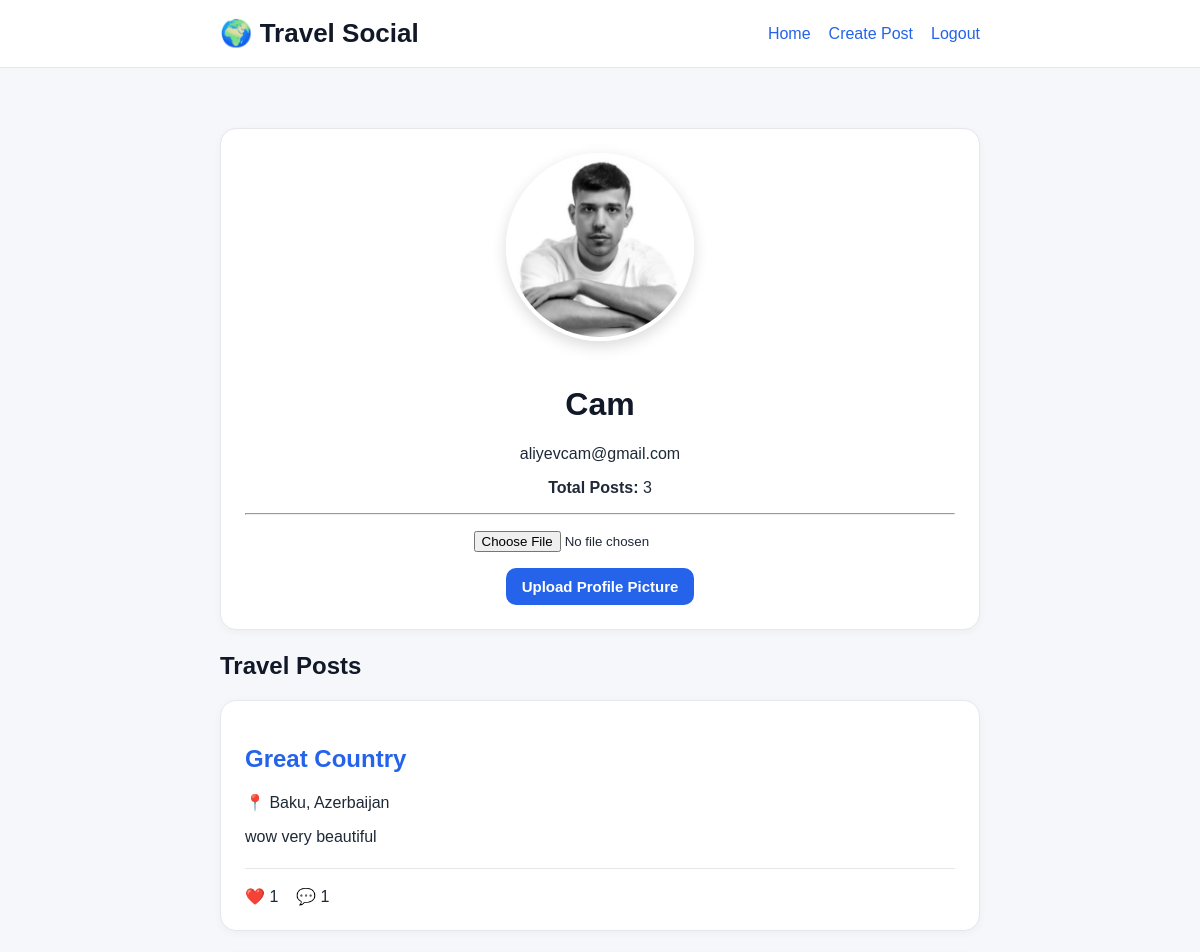
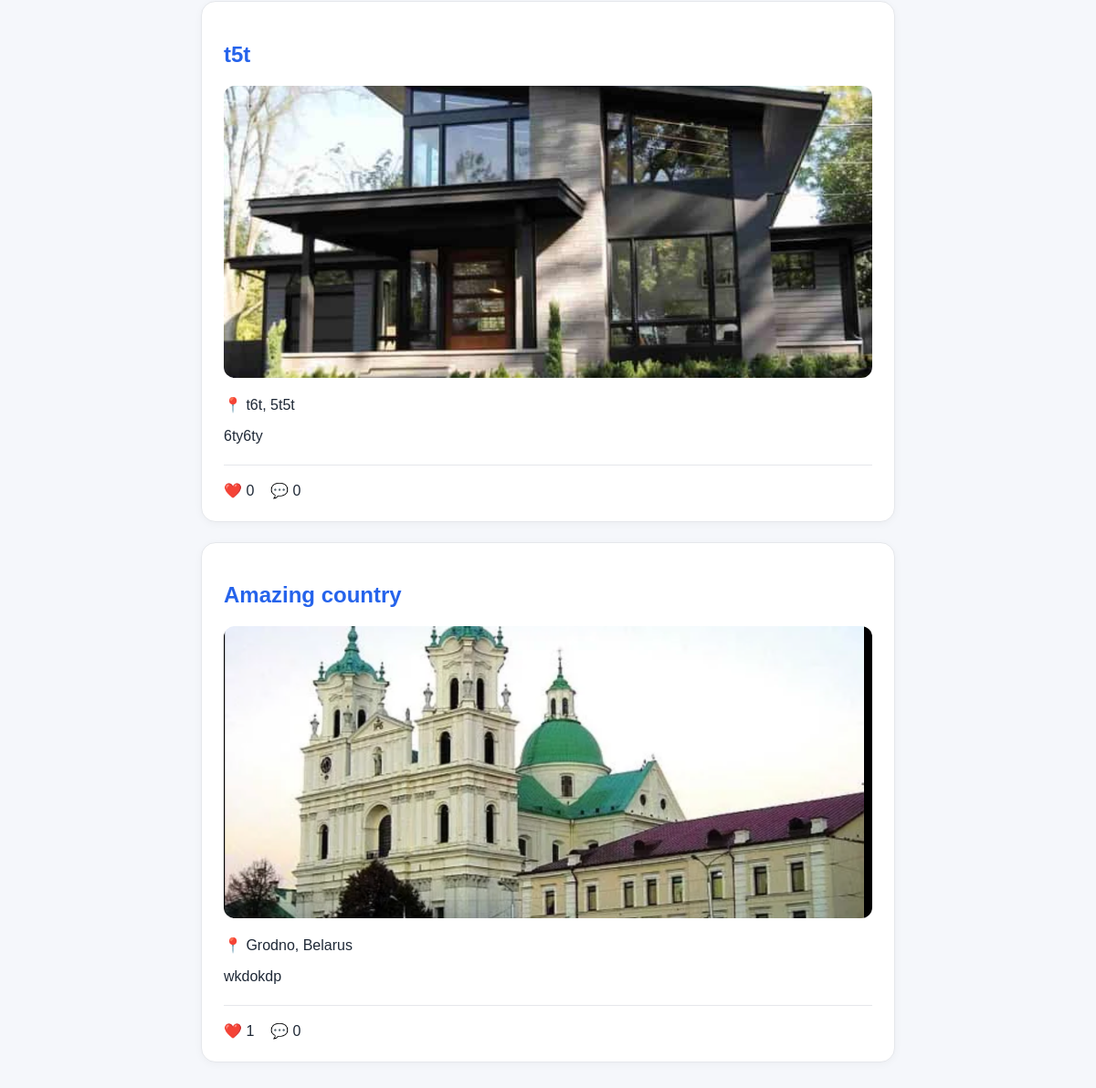
Page /profile/Cam (signed in) on the committed database (2 pictures, top to bottom).
### models.py (models this page shows, shortened)
class User(db.Model, UserMixin):
    id = db.Column(db.Integer, primary_key=True)
    username = db.Column(db.String(80), unique=True, nullable=False, index=True)
    email = db.Column(db.String(120), unique=True, nullable=False, index=True)
    password_hash = db.Column(db.String(200), nullable=False)
    profile_image = db.Column(db.String(255), nullable=True)
    posts = db.relationship('TravelPost', backref='author', lazy=True)
    comments = db.relationship('Comment', backref='author', lazy=True)
    likes = db.relationship('Like', backref='user', lazy=True)

class TravelPost(db.Model):
    id = db.Column(db.Integer, primary_key=True)
    title = db.Column(db.String(100), nullable=False)
    description = db.Column(db.Text, nullable=False)
    country = db.Column(db.String(50), nullable=False)
    city = db.Column(db.String(50), nullable=False)
    created_at = db.Column(db.DateTime, nullable=False, default=datetime.utcnow)
    user_id = db.Column(db.Integer, db.ForeignKey('user.id'), nullable=False)
    image_filename = db.Column(db.String(255), nullable=True)
    comments = db.relationship('Comment', backref='post', lazy=True, cascade="all, delete-orphan")
    likes = db.relationship('Like', backref='post', lazy=True, cascade="all, delete-orphan")

### routes.py (the view)
@app.route("/profile/<username>")
@login_required
def profile(username):
    user = User.query.filter_by(username=username).first_or_404()
    posts = user.posts
    form = ProfileImageForm()
    return render_template(
        "profile.html",
        user=user,
        posts=posts,
        form=form
    )

### forms.py
class ProfileImageForm(FlaskForm):
    image = FileField(
        "Profile Image",
        validators=[
            FileAllowed(["jpg", "jpeg", "png"], "Only image files are allowed."),
        ]
    )
    submit = SubmitField("Upload")

### models.py (called while the page is built)
@login_manager.user_loader
def load_user(user_id):
    return db.session.get(User, int(user_id))

### templates/profile.html (shortened to what this page needs)
<!DOCTYPE html>
<html lang="en">
<head>
    <link rel="stylesheet"
          href="{{ url_for('static', filename='style.css') }}">
</head>
<body>
<header class="site-header">
    <div class="site-header-inner">
        <div class="logo">
            🌍 Travel Social
        </div>
        <div class="nav-links">
            <a href="{{ url_for('home') }}">
                Home
            </a>
            <a href="{{ url_for('create_post') }}">
                Create Post
            </a>
            <a href="{{ url_for('logout') }}">
                Logout
            </a>
        </div>
    </div>
</header>
<div class="container">
    <div class="post-card" style="text-align:center;">
        {% if user.profile_image %}
            <img
                src="{{ url_for('static', filename='uploads/' + user.profile_image) }}"
                class="profile-image"
                alt="Profile Image">
        {% else %}
            <img
                src="{{ url_for('static', filename='default_profile.png') }}"
                class="profile-image"
                alt="Default Profile">
        {% endif %}
        <h1>{{ user.username }}</h1>
        <p>{{ user.email }}</p>
        <p>
            <strong>Total Posts:</strong>
            {{ posts|length }}
        </p>
        {% if current_user.id == user.id %}
        <hr>
        <form
            action="{{ url_for('upload_profile_image') }}"
            method="POST"
            enctype="multipart/form-data">
            <p>
                {{ form.image() }}
            </p>
            <button
                class="primary-button"
                type="submit">
                Upload Profile Picture
            </button>
        </form>
        {% endif %}
    </div>
    <h2>Travel Posts</h2>
    {% if posts %}
        {% for post in posts %}
        <div class="post-card">
            <h2>
                <a href="{{ url_for('post_detail', post_id=post.id) }}">
                    {{ post.title }}
                </a>
            </h2>
            {% if post.image_filename %}
                <img
                    src="{{ url_for('static', filename='uploads/' + post.image_filename) }}"
                    class="post-image"
                    alt="{{ post.title }}">
            {% endif %}
            <p>
                📍 {{ post.city }}, {{ post.country }}
            </p>
            <p>
                {{ post.description }}
            </p>
            <div class="post-actions">
                ❤️ {{ post.likes|length }}
                &nbsp;&nbsp;
                💬 {{ post.comments|length }}
            </div>
        </div>
        {% endfor %}
    {% else %}
        <div class="post-card">
            No travel posts yet.
        </div>
    {% endif %}
</div>
</body>
</html>

### static/style.css (style rules this page uses)
body { font-family: Arial, Helvetica, sans-serif; background: #f5f7fb; margin: 0; color: #1f2937; }
.container { width: 92%; max-width: 760px; margin: 0 auto; padding: 30px 0 60px; }
h1, h2, h3 { color: #111827; }
a { color: #2563eb; text-decoration: none; }
.site-header { background: white; border-bottom: 1px solid #e5e7eb; padding: 18px 0; margin-bottom: 30px; }
.site-header-inner { width: 92%; max-width: 760px; margin: 0 auto; display: flex; justify-content: space-between; align-items: center; }
.logo { font-size: 26px; font-weight: 700; color: #111827; }
.nav-links { display: flex; gap: 18px; }
.post-card { background: white; border-radius: 16px; padding: 24px; margin-bottom: 22px; border: 1px solid #e5e7eb; box-shadow: 0 2px 8px rgba(0, 0, 0, 0.04); }
.post-actions { display: flex; align-items: center; gap: 12px; margin-top: 22px; padding-top: 18px; border-top: 1px solid #e5e7eb; }
button, input[type="submit"] { border: none; border-radius: 10px; padding: 10px 16px; font-size: 15px; font-weight: 600; cursor: pointer; }
.primary-button { background: #2563eb; color: white; }
.post-image { width: 100%; height: 320px; object-fit: cover; border-radius: 12px; margin: 20px 0; display: block; }
.profile-image { width: 180px; height: 180px; object-fit: cover; border-radius: 50%; border: 4px solid white; box-shadow: 0 5px 15px rgba(0,0,0,.15); margin-bottom: 20px; }

### rows in the picture
User: profile_image (picture), username "Cam", email "aliyevcam@gmail.com"
TravelPost: title "Great Country", city "Baku", country "Azerbaijan", description "wow very beautiful", likes|length "1", comments|length "1"
TravelPost: title "t5t", image_filename (picture), city "t6t", country "5t5t", description "6ty6ty", likes|length "0", comments|length "0"
TravelPost: title "Amazing country", image_filename (picture), city "Grodno", country "Belarus", description "wkdokdp", likes|length "1", comments|length "0"

### other values in the picture
{{ posts|length }} "3"
